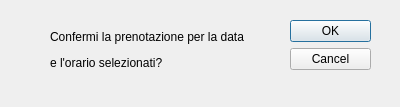
<?xml version="1.0" encoding="UTF-8"?>
<ui version="4.0">
 <class>conferma_prenotazione</class>
 <widget class="QDialog" name="conferma_prenotazione">
  <property name="geometry">
   <rect>
    <x>0</x>
    <y>0</y>
    <width>400</width>
    <height>107</height>
   </rect>
  </property>
  <property name="windowTitle">
   <string>Dialog</string>
  </property>
  <widget class="QDialogButtonBox" name="buttonBox">
   <property name="geometry">
    <rect>
     <x>290</x>
     <y>20</y>
     <width>81</width>
     <height>241</height>
    </rect>
   </property>
   <property name="orientation">
    <enum>Qt::Vertical</enum>
   </property>
   <property name="standardButtons">
    <set>QDialogButtonBox::Cancel|QDialogButtonBox::Ok</set>
   </property>
  </widget>
  <widget class="QLabel" name="label">
   <property name="geometry">
    <rect>
     <x>50</x>
     <y>30</y>
     <width>231</width>
     <height>41</height>
    </rect>
   </property>
   <property name="text">
    <string>&lt;html&gt;&lt;head/&gt;&lt;body&gt;&lt;p&gt;Confermi la prenotazione per la data &lt;/p&gt;&lt;p&gt;e l'orario selezionati?&lt;/p&gt;&lt;/body&gt;&lt;/html&gt;</string>
   </property>
  </widget>
 </widget>
 <resources/>
 <connections>
  <connection>
   <sender>buttonBox</sender>
   <signal>accepted()</signal>
   <receiver>conferma_prenotazione</receiver>
   <slot>accept()</slot>
   <hints>
    <hint type="sourcelabel">
     <x>248</x>
     <y>254</y>
    </hint>
    <hint type="destinationlabel">
     <x>157</x>
     <y>274</y>
    </hint>
   </hints>
  </connection>
  <connection>
   <sender>buttonBox</sender>
   <signal>rejected()</signal>
   <receiver>conferma_prenotazione</receiver>
   <slot>reject()</slot>
   <hints>
    <hint type="sourcelabel">
     <x>316</x>
     <y>260</y>
    </hint>
    <hint type="destinationlabel">
     <x>286</x>
     <y>274</y>
    </hint>
   </hints>
  </connection>
 </connections>
</ui>
